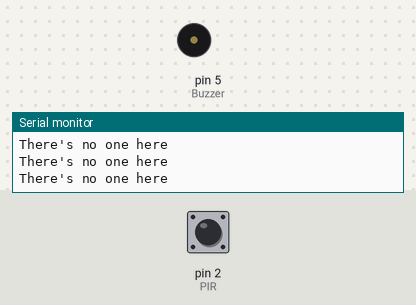
This sketch was run on a simulated Arduino Uno, built with avr-gcc and run on an emulated ATmega328P. Parts: buzzer (waves = sounding, pin HIGH), the last lines printed to the serial monitor. The test bench sets the inputs (shaded band); at power-on: pin 2 (PIR) LOW.

Above: at 1.2 s.
1.3 s: pin 2 (PIR) driven HIGH
At 2.1 s:
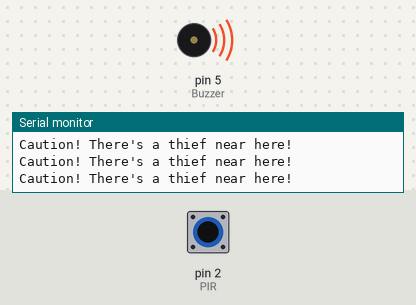
2.8 s: pin 2 (PIR) driven LOW
At 3.8 s:
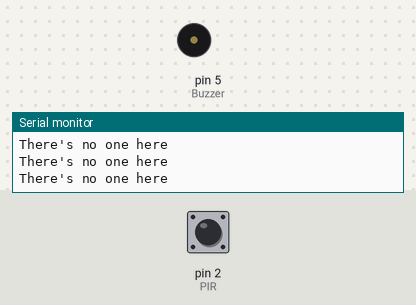
5.8 s: pin 2 (PIR) pulsed HIGH 2 times (0.12 s each, 0.3 s apart)
At 5.9 s:
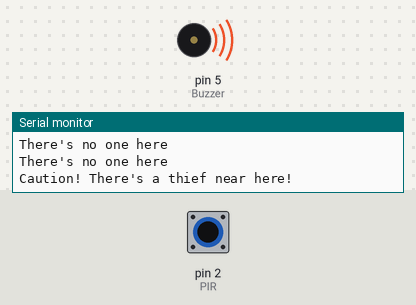
9.4 s: pin 2 (PIR) pulsed HIGH 5 times (0.12 s each, 0.3 s apart)
At 11.7 s:
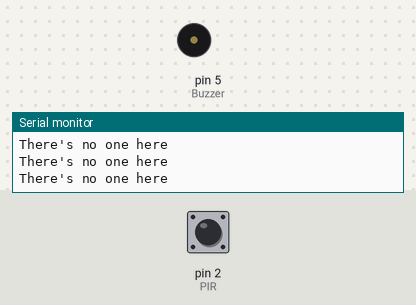
Timing chart, 0 to 13.2 s (numbered marks = the images above; inputs shaded):
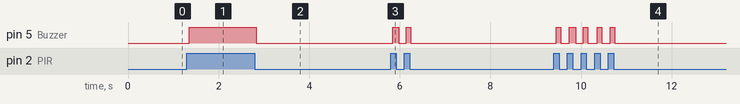

The sketch:

1.PIR_Sensor.ino
```cpp
int PIR = 2;
int Buzzer = 5;

void setup(){
  Serial.begin(9600);
  pinMode(PIR, INPUT);
  pinMode(Buzzer, OUTPUT);
}

void loop(){
  int readPIR = digitalRead(PIR);
  if(readPIR == 1){
    Serial.println("Caution! There's a thief near here!");
    digitalWrite(Buzzer, HIGH);
  } else{
    Serial.println("There's no one here");
    digitalWrite(Buzzer, LOW);
  }
}
```

Measured:
- after the input at 1.3 s, pin 5 (Buzzer): LOW → HIGH after 0.05 s
- after the input at 2.8 s, pin 5 (Buzzer): HIGH → LOW at once
- after the input at 5.8 s, pin 5 (Buzzer): alternates HIGH for 0.12 s and LOW for 0.17 s, 4 changes in all, then stays LOW, starting at once
- after the input at 9.4 s, pin 5 (Buzzer): alternates HIGH for 0.10 s and LOW for 0.19 s, 10 changes in all, then stays LOW, starting after 0.05 s
